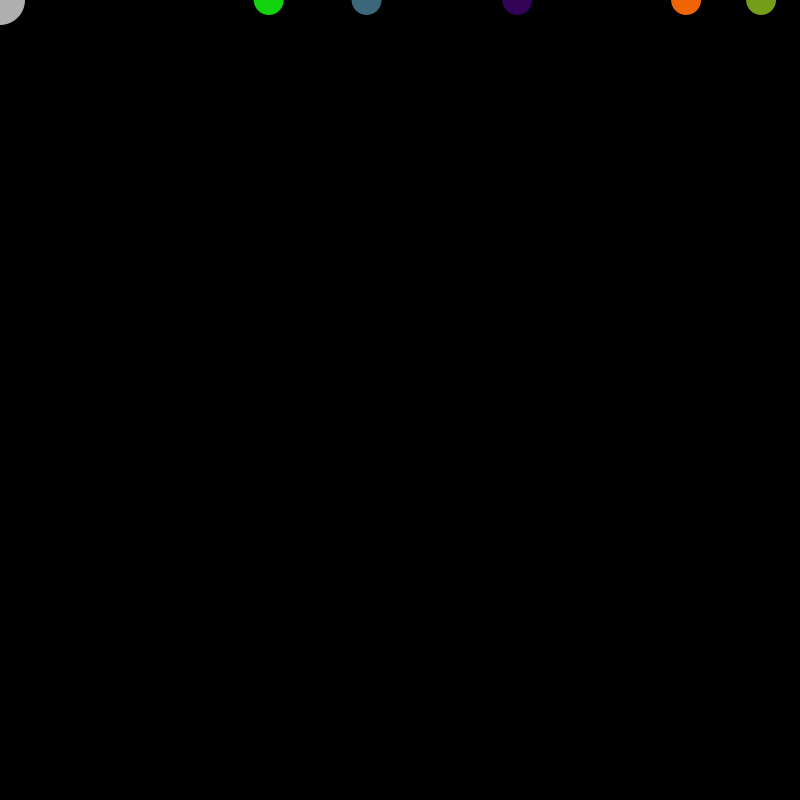
Frame 1 (no input)
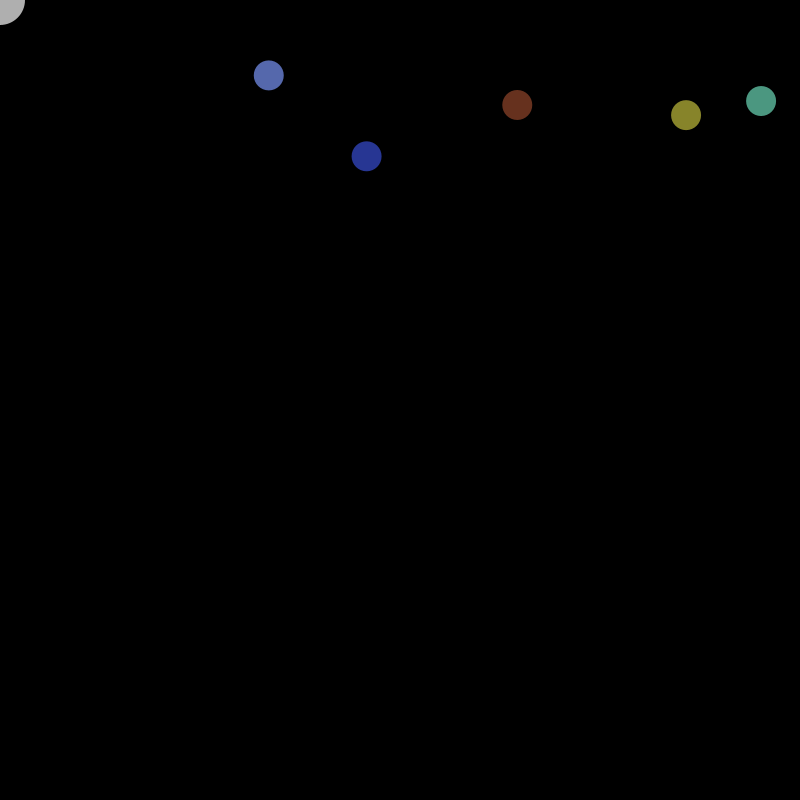
Frame 60 (the mouse pressed at the canvas centre just before this capture)
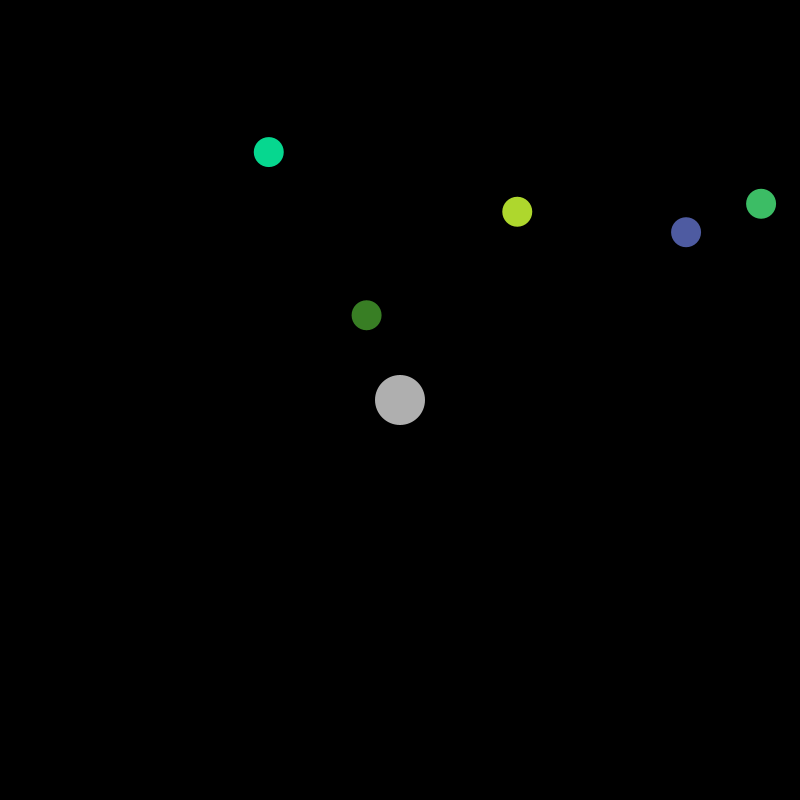
Frame 120 (the mouse held since frame 60 and released just before this capture)

The Processing sketch that drew these frames (run headless with seeded random() and noise(); from frame 60 on, the mouse is pressed at the canvas centre):

// Processing sketch: processing_132410
// ── processing_132410.pde

//positie object

int posScore;   //aantal gevangen objecten
int negScore;  //levens 

object OBJECT1;
object OBJECT2;
object OBJECT3;
object OBJECT4;
object OBJECT5;      //verander de objecten in variabelen

void setup() {
  size(800, 800);
  smooth();

  OBJECT1 = new object();
  OBJECT2 = new object();
  OBJECT3 = new object();
  OBJECT4 = new object();
  OBJECT5 = new object();  //geef de variabele objecten een waarde

  negScore = 10;     //levens
  posScore = 0;     //aantal gevangen objecten
}

void draw() {
  background(0);
  drawCatcher();   // Teken de speler

    OBJECT1.drawObject();
  OBJECT1.objectFall();
  OBJECT1.objectCaught();
  OBJECT1.objectDropped();
  OBJECT1.levelUP();           //teken in totaal 5 keer het object

  OBJECT2.drawObject();
  OBJECT2.objectFall();
  OBJECT2.objectCaught();
  OBJECT2.objectDropped();
  OBJECT2.levelUP();

  OBJECT3.drawObject();
  OBJECT3.objectFall();
  OBJECT3.objectCaught();
  OBJECT3.objectDropped();
  OBJECT3.levelUP();

  OBJECT4.drawObject();
  OBJECT4.objectFall();
  OBJECT4.objectCaught();
  OBJECT4.objectDropped();
  OBJECT4.levelUP();

  OBJECT5.drawObject();
  OBJECT5.objectFall();
  OBJECT5.objectCaught();
  OBJECT5.objectDropped();
  OBJECT5.levelUP();


  loseGame();      //al je levens op is GAME OVER
}

void drawCatcher() {              //tekent de player
  noStroke();
  fill(175);
  ellipseMode(CENTER);
  ellipse(mouseX, mouseY, 50, 50);
}

void loseGame() {                //als al je levens op zijn verdwijnt het spel achter een zwart scherm dat GAME OVER zegt
  if (negScore < 1) {
    fill(0);
    noStroke();
    rect(0, 0, 800, 800);
    textSize(80);
    fill(255, 0, 0);
    text("GAME OVER", 200, 400);
  }
}

class object {
  float posx;    //
  float posy;   //positie object

  float speed;  //snelheid object


  object() {
    posx = random(width);    //
    posy = 0;               //positie object
    speed = random(1,4);    //snelheid object
  }

  void drawObject() {           //tekend het object
    noStroke();
    fill (random(255), random(255), random(255));
    ellipseMode(CENTER);  
    ellipse(posx, posy, 30, 30);
  }

  void objectFall() {          //zorgt ervoor dat het object valt
    posy = posy +speed;
  }


  void objectCaught() {        //als het object wordt gevangen wordt dan begint hij bovenaan en je krijgt een punt.
    if (posy < mouseY+25 && posy > mouseY-25  && posx < mouseX+25 && posx > mouseX-25) {
      posy = 0;
      posx = random(0, width);
      posScore = posScore +1;
      println(posScore);
      speed = random(1,3);
    }
  }

  void objectDropped() {    //als je het object niet vangt begint hij bovenaan en verlies je een leven
    if (posy > height) {
      posx = random(0, width);
      posy = 0;
      negScore = negScore -1;
    }
  }

  void levelUP() {        //als je 25 objecten vangt gaat de snelheid omhoog.
    if (posScore > 25) {
      speed = random(3,5);
      println("level up!");
      negScore = 10;
    }
  }
}
